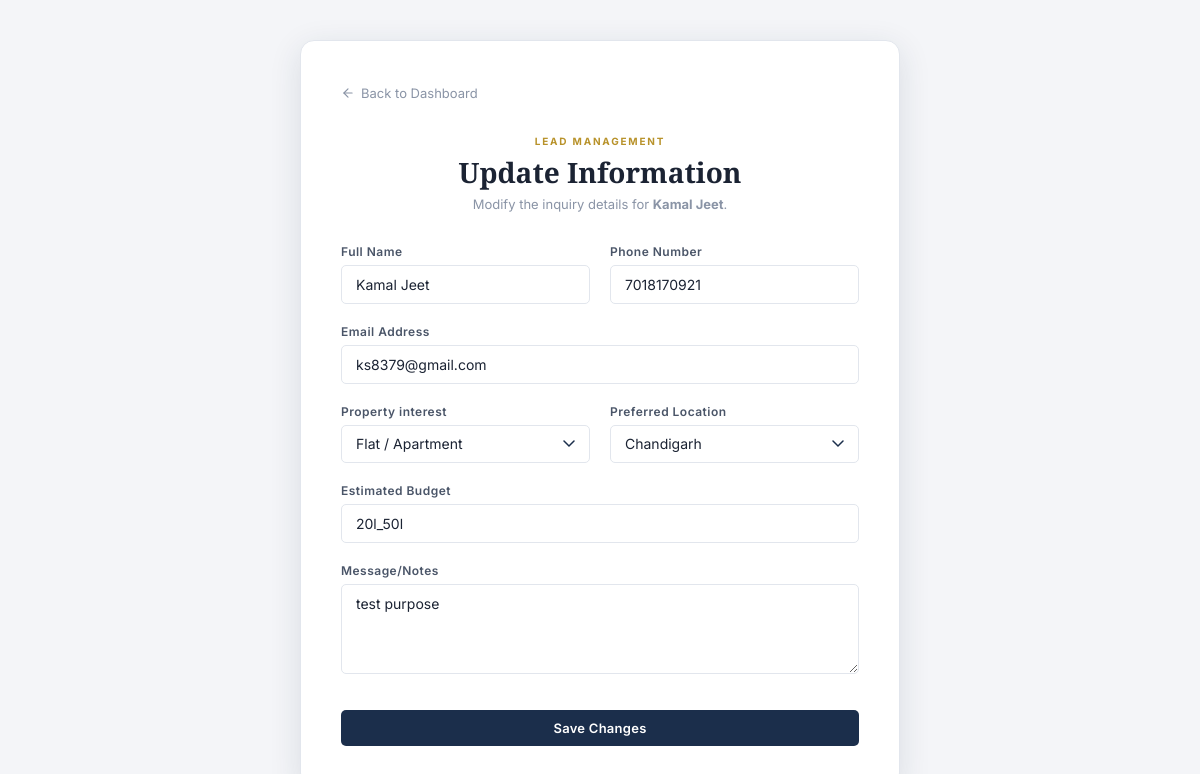
The page /edit-lead/10/ (signed in) on the database its author committed.
### mainapp/models.py (models this page shows, shortened)
class Lead(models.Model):
    user = models.ForeignKey(User, on_delete=models.SET_NULL, null=True, blank=True)
    PROPERTY_CHOICES = [
        ('flat', 'Flat / Apartment'),
        ('room', 'Room / PG / Studio'),
        ('plot', 'Residential Plot'),
        ('villa', 'Independent Villa / House'),
        ('commercial', 'Commercial Space / Shop / Office'),
        ('building', 'Building / Complex'),
        ('farm', 'Farm House / Agricultural Land'),
        ('other', 'Other'),
    ]
    LOCATION_CHOICES = [
        ('chandigarh', 'Chandigarh'),
        ('mohali', 'Mohali'),
        ('zirakpur', 'Zirakpur'),
        ('panchkula', 'Panchkula'),
        ('kharar', 'Kharar'),
        ('haryana', 'Haryana (Other)'),
        ('other', 'Other Location'),
    ]
    name = models.CharField(max_length=200)
    phone = models.CharField(max_length=20)
    email = models.EmailField(blank=True, null=True)
    property_interest = models.CharField(max_length=50, choices=PROPERTY_CHOICES, default='flat')
    preferred_location = models.CharField(max_length=50, choices=LOCATION_CHOICES, default='mohali')
    budget = models.CharField(max_length=100, blank=True, null=True)
    message = models.TextField(blank=True, null=True)
    submitted_at = models.DateTimeField(auto_now_add=True)
    class Meta:
        ordering = ['-submitted_at']
        verbose_name = 'Lead'
        verbose_name_plural = 'Leads'

### mainapp/views.py (the view, shortened to what this page needs)
# urls.py: path('edit-lead/<int:lead_id>/', views.edit_lead_view, name='edit_lead'),
@login_required
def edit_lead_view(request, lead_id):
    if not request.user.is_staff:
        return redirect('index')
    try:
        lead = Lead.objects.get(id=lead_id)
    except Lead.DoesNotExist:
        messages.error(request, 'Lead not found.')
        return redirect('dashboard')
    context = {
        'lead': lead,
        'property_choices': Lead.PROPERTY_CHOICES,
        'location_choices': Lead.LOCATION_CHOICES
    }
    return render(request, 'edit_lead.html', context)

### templates/edit_lead.html (shortened to what this page needs)
{% load static %}
<!DOCTYPE html>
<html lang="en">
<head>
  <link rel="stylesheet" href="{% static 'css/style.css' %}">
</head>
<body>
  <div class="form-container">
    <a href="{% url 'dashboard' %}" class="back-link">
      <i data-lucide="arrow-left" style="width: 14px;"></i> Back to Dashboard
    </a>
    <div class="form-header">
      <div class="section-tag">Lead Management</div>
      <h1>Update Information</h1>
      <p style="font-size: 13px; color: var(--text-muted);">Modify the inquiry details for <b>{{ lead.name }}</b>.</p>
    </div>
    <form method="POST">
      <div style="display: grid; grid-template-columns: 1fr 1fr; gap: 20px; margin-bottom: 20px;">
        <div class="form-group">
          <label>Full Name</label>
          <input type="text" name="name" value="{{ lead.name }}" required>
        </div>
        <div class="form-group">
          <label>Phone Number</label>
          <input type="text" name="phone" value="{{ lead.phone }}" required>
        </div>
      </div>
      <div class="form-group" style="margin-bottom: 20px;">
        <label>Email Address</label>
        <input type="email" name="email" value="{{ lead.email|default:'' }}">
      </div>
      <div style="display: grid; grid-template-columns: 1fr 1fr; gap: 20px; margin-bottom: 20px;">
        <div class="form-group">
          <label>Property interest</label>
          <select name="property_interest">
            {% for code, label in property_choices %}
              <option value="{{ code }}" {% if lead.property_interest == code %}selected{% endif %}>{{ label }}</option>
            {% endfor %}
          </select>
        </div>
        <div class="form-group">
          <label>Preferred Location</label>
          <select name="preferred_location">
            {% for code, label in location_choices %}
              <option value="{{ code }}" {% if lead.preferred_location == code %}selected{% endif %}>{{ label }}</option>
            {% endfor %}
          </select>
        </div>
      </div>
      <div class="form-group" style="margin-bottom: 20px;">
        <label>Estimated Budget</label>
        <input type="text" name="budget" value="{{ lead.budget|default:'' }}">
      </div>
      <div class="form-group" style="margin-bottom: 24px;">
        <label>Message/Notes</label>
        <textarea name="message">{{ lead.message|default:'' }}</textarea>
      </div>
      <button type="submit" class="btn btn-submit">Save Changes</button>
    </form>
  </div>
</body>
</html>

### static/css/style.css (style rules this page uses)
:root { --white: #FFFFFF; --off-white: #F8F9FC; --bg: #F4F5F8; --surface: #FFFFFF; --border: #E2E6ED; --border-dark: #C9CDD8; --navy: #1B2E4B; --navy-mid: #253D63; --navy-light: #2F4E7E; --navy-dim: rgba(27,46,75,0.08); --accent: #B8922A; --accent-dim: rgba(184,146,42,0.12); --text-primary: #1B2333; --text-secondary: #4A5568; --text-muted: #8A94A6; --text-light: #B0B8C8; --green: #16A34A; --green-bg: rgba(22,163,74,0.08); --blue: #2563EB; --blue-bg: rgba(37,99,235,0.08); --red: #DC2626; --red-bg: rgba(220,38,38,0.08); --radius-sm: 5px; --radius-md: 10px; --radius-lg: 14px; --shadow-sm: 0 1px 4px rgba(27,46,75,0.08); --shadow-md: 0 4px 16px rgba(27,46,75,0.10); --shadow-lg: 0 8px 32px rgba(27,46,75,0.12); --shadow-premium: 0 10px 40px -10px rgba(27,46,75,0.18); --glass-bg: rgba(255, 255, 255, 0.7); --glass-border: rgba(255, 255, 255, 0.4); --glass-blur: 12px; --transition: 0.3s cubic-bezier(0.4, 0, 0.2, 1); }
*, *::before, *::after { margin: 0; padding: 0; box-sizing: border-box; }
body { font-family: 'Inter', sans-serif; background: var(--bg); color: var(--text-primary); overflow-x: hidden; width: 100%; -webkit-font-smoothing: antialiased; }
html { overflow-x: hidden; width: 100%; scroll-behavior: smooth; font-size: 16px; }
a { text-decoration: none; color: inherit; }
h1, h2, h3 { font-family: 'Cormorant Garamond', serif; font-weight: 700; line-height: 1.12; color: var(--text-primary); }
.btn { display: inline-flex; align-items: center; justify-content: center; gap: 7px; font-family: 'Inter', sans-serif; font-size: 13px; font-weight: 600; letter-spacing: 0.02em; padding: 10px 22px; border-radius: var(--radius-sm); border: none; cursor: pointer; transition: all var(--transition); text-decoration: none; white-space: nowrap; background: var(--navy); color: var(--white); }
.form-group { display: flex; flex-direction: column; gap: 6px; }
label { font-size: 12px; font-weight: 600; letter-spacing: 0.04em; color: var(--text-secondary); }
input, select, textarea { background: var(--white); border: 1.5px solid var(--border); border-radius: var(--radius-sm); padding: 10px 14px; color: var(--text-primary); font-family: 'Inter', sans-serif; font-size: 14px; outline: none; transition: border-color var(--transition), box-shadow var(--transition); width: 100%; }
input::placeholder, textarea::placeholder { color: var(--text-light); }
select { -webkit-appearance: none; appearance: none; cursor: pointer; background-repeat: no-repeat; background-position: right 14px center; padding-right: 36px; }
select option { background: var(--white); color: var(--text-primary); }
textarea { resize: vertical; min-height: 90px; }
.section-tag { display: inline-block; font-size: 10px; font-weight: 700; letter-spacing: 0.18em; text-transform: uppercase; color: var(--accent); margin-bottom: 10px; }

### templates/edit_lead.html (style rules this page uses)
body { background: var(--bg); padding: 40px 24px; }
.form-container { max-width: 600px; margin: 0 auto; background: var(--white); padding: 40px; border-radius: var(--radius-lg); box-shadow: var(--shadow-lg); border: 1px solid var(--border); }
.form-header { margin-bottom: 32px; text-align: center; }
.form-header h1 { font-size: 28px; margin-bottom: 8px; }
.btn-submit { width: 100%; margin-top: 12px; }
.back-link { display: inline-flex; align-items: center; gap: 6px; color: var(--text-muted); font-size: 13px; margin-bottom: 24px; text-decoration: none; transition: color 0.2s; }

### rows shown on the page
Lead: name "Kamal Jeet", phone "7018170921", email "ks8379@gmail.com", property_interest "Flat / Apartment", preferred_location "Chandigarh", budget "20l_50l", message "test purpose"
